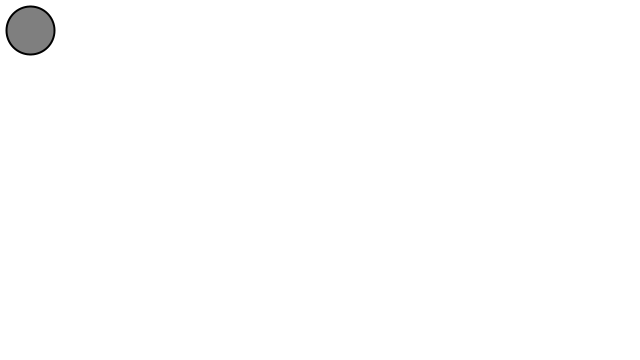
Frame 1 (no input)
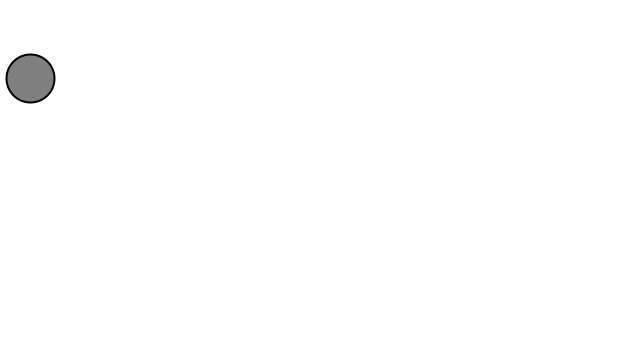
Frame 60 (the mouse pressed at the canvas centre just before this capture)
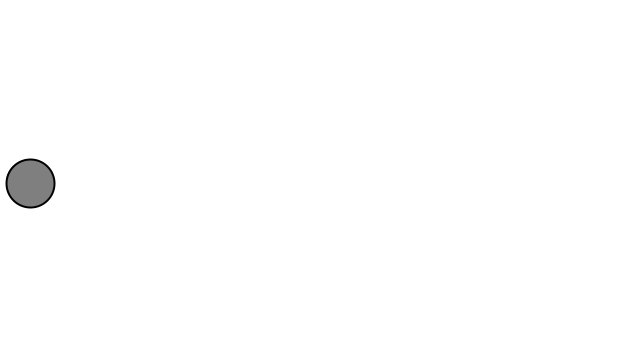
Frame 120 (the mouse held since frame 60 and released just before this capture)

The Processing sketch that drew these frames (run headless with seeded random() and noise(); from frame 60 on, the mouse is pressed at the canvas centre):

// Processing sketch: Force_2
// ── Force_2.pde
// The Nature of Code
// Daniel Shiffman
// http://natureofcode.com

Mover m;

void setup() {
  size(640,360);
  m = new Mover(); 
}

void draw() {
  background(255);
  
  PVector g = new PVector(0,0.5); 
  m.applyForce(g);
  

   //   PVector wind = new PVector(0.2,0);
   //m.applyForce(wind);


  
  
  m.update();
  m.display();
  m.checkEdges();

}

void mouseClicked(){
  m.velocity.mult(0);
  PVector mouse = new PVector(mouseX, mouseY);
  PVector accelerationShoot = PVector.sub(mouse, m.location);
  accelerationShoot.setMag(30);
  m.applyForce(accelerationShoot); //<>//
}

// ── Mover.pde
// The Nature of Code
// Daniel Shiffman
// http://natureofcode.com

class Mover {

  PVector location;
  PVector velocity;
  PVector acceleration;

  Mover() {
    location = new PVector(30,30);
    velocity = new PVector(0,0);
    acceleration = new PVector(0,0);
  }
  
  void applyForce(PVector force){
    acceleration.add(force);
  }
  
  void update() {
    velocity.add(acceleration);
    location.add(velocity);
    acceleration.mult(0);
  }

  void display() {
    stroke(0);
    strokeWeight(2);
    fill(127);
    ellipse(location.x,location.y,48,48);
  }

  void checkEdges() {

    if (location.x > width) {
      location.x = width;
      velocity.x *= -1;
    } else if (location.x < 0) {
      velocity.x *= -1;
      location.x = 0;
    }

    if (location.y > height) {
      velocity.y *= -1;
      location.y = height;
    }

  }

}
